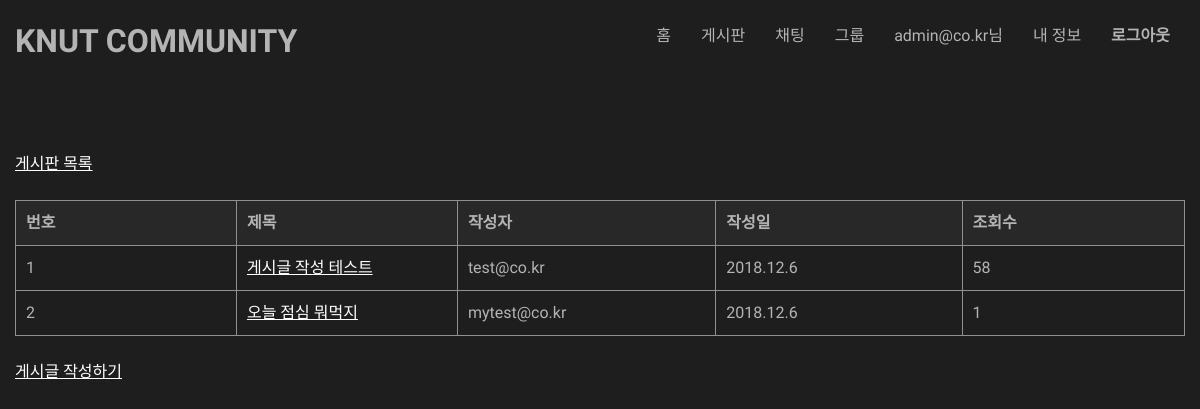
Page /classapp/board/1/ (signed in) on the earlier database version.
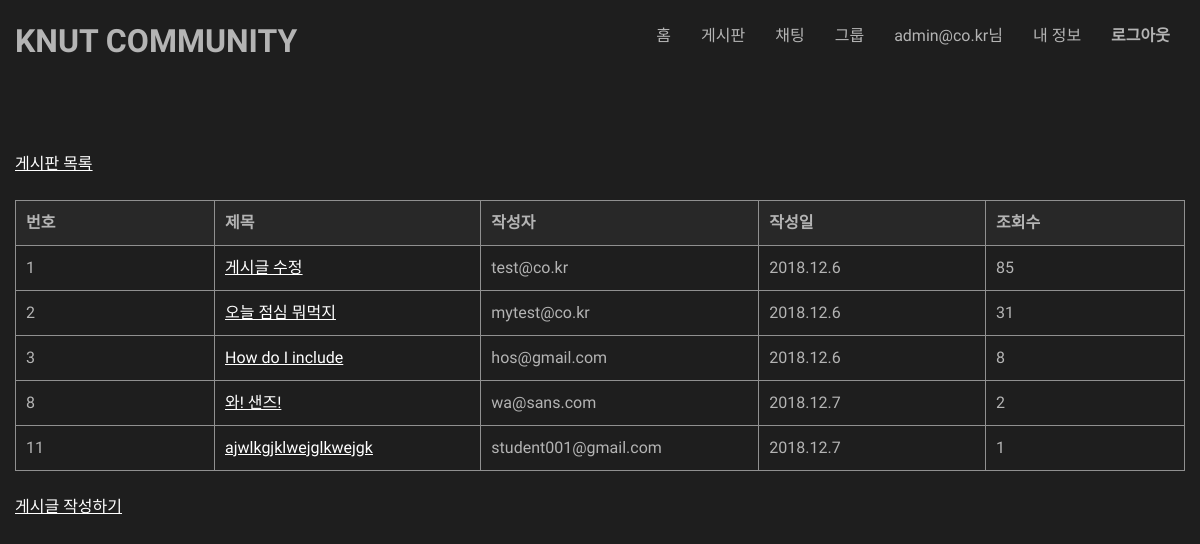
Same page on the later database version.
### classapp/models.py (models this page shows, shortened)
class Post(models.Model):
    board = models.ForeignKey(Board, on_delete = models.CASCADE)
    title = models.CharField(max_length = 20)
    contents = models.CharField(max_length = 500)
    writer_s = models.ForeignKey(Student, on_delete = models.CASCADE,null=True,blank=True)
    writer_p = models.ForeignKey(Professor, on_delete = models.CASCADE,null=True,blank=True)
    pub_date = models.DateTimeField(default = datetime.now)
    view_count = models.IntegerField(default=0)

class Student(models.Model):
    email = models.EmailField(unique = True)
    password = models.CharField(max_length = 20)
    number = models.IntegerField()
    def __str__(self):
        return self.email

### classapp/views.py (the view)
# urls.py: path('board/<int:board_num>/',views.PostListView.as_view(),name='post_list'),  # 게시판 조회
class PostListView(ListView):
	model = models.Post
	def get(self, request, *args, **kwargs):
		if not request.session.get('login',False):
			return render(request, 'classapp/msg.html',{'msg':"권한이 없습니다"})
		board_num = kwargs['board_num']
		object_list = models.Post.objects.filter(board=board_num)
		return render(request, 'classapp/post_list.html', {'object_list':object_list,'board_num':board_num})

### classapp/templates/classapp/post_list.html
{% extends "classapp/base_board.html" %}
{% block content %}
<div class=board>
<table class="table">
    <thread>
    <tr>
        <th>번호</th>
        <th>제목</th>
        <th>작성자</th>
        <th>작성일</th>
        <th>조회수</th>
    </tr>
    </thread>
    <tbody>
    {% for post in object_list %}
    <tr>
        <td>{{post.id}}</td>
        <td><a href="{% url 'classapp:post_view' board_num post.id %}">{{ post.title }}</a></td>
        <td>
            {% if post.writer_s != None %}
                {{ post.writer_s }}
            {% else %}
                {{ post.writer_p }}
            {% endif %}
        </td>
        <td>{{ post.pub_date.year }}.{{ post.pub_date.month }}.{{ post.pub_date.day }}</td>
        <td>{{ post.view_count }}</td>
    </tr>
    {% endfor %}
    </tbody>
</table>
</div>
<br>
<a href="{% url 'classapp:post_write' board_num %}">게시글 작성하기</a>
{% endblock content %}

Differences in the rows shown:
changed Post "test@co.kr": title "게시글 작성 테스트" → "게시글 수정"; view_count "58" → "85"
changed Post "오늘 점심 뭐먹지": view_count "1" → "31"
added Post: id "3", title "How do I include", writer_s "hos@gmail.com", pub_date.year "2018", pub_date.month "12", pub_date.day "6", view_count "8"
added Post: id "8", title "와! 샌즈!", writer_s "wa@sans.com", pub_date.year "2018", pub_date.month "12", pub_date.day "7", view_count "2"
added Post: id "11", title "ajwlkgjklwejglkwejgk", writer_s "student001@gmail.com", pub_date.year "2018", pub_date.month "12", pub_date.day "7", view_count "1"
